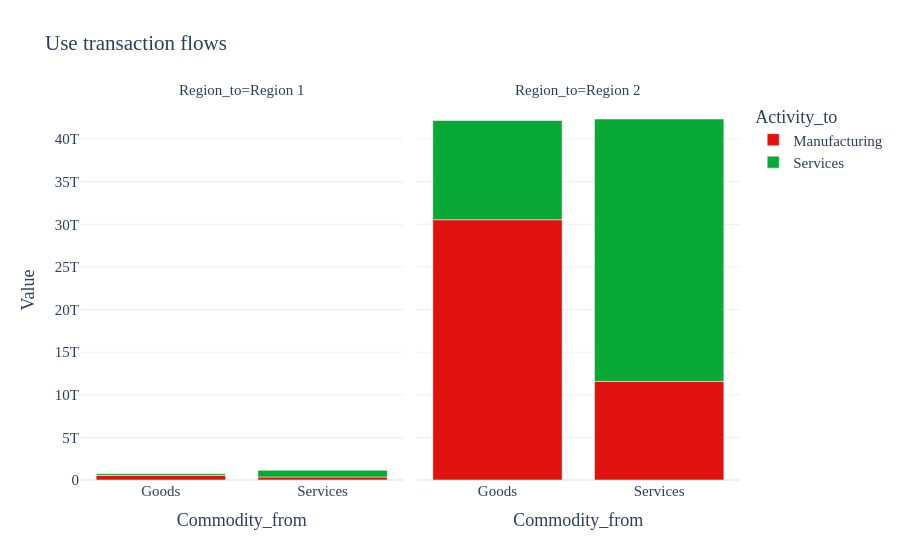

This figure's notebook cell:
### Markdown cell above
## SUT-specific views

The same engine works on split SUT blocks such as `U` and `S`, so you can plot activity and commodity dimensions directly.

### Code cell
fig = sut.plot(
    matrix="U",
    kind="bar",
    preset=None,
    x="Commodity_from",
    color="Activity_to",
    facet_col="Region_to",
    top_n=4,
    auto_open=False,
    path=False,
)
fig

### Figure 1 — Plotly figure (JSON) as saved in the notebook; plotly's stock layout.template omitted (floating-point values rounded to 4 significant figures)
{"data": [{"hovertemplate": "Activity_to=Manufacturing<br>Region_to=Region 1<br>Commodity_from=%{x}<br>Value=%{y}<extra></extra>", "legendgroup": "Manufacturing", "marker": {"color": "#e0120f", "pattern": {"shape": ""}}, "name": "Manufacturing", "orientation": "v", "showlegend": true, "textposition": "auto", "type": "bar", "x": ["Goods", "Services"], "xaxis": "x", "y": [525800000000.0, 352300000000.0], "yaxis": "y"}, {"hovertemplate": "Activity_to=Manufacturing<br>Region_to=Region 2<br>Commodity_from=%{x}<br>Value=%{y}<extra></extra>", "legendgroup": "Manufacturing", "marker": {"color": "#e0120f", "pattern": {"shape": ""}}, "name": "Manufacturing", "orientation": "v", "showlegend": false, "textposition": "auto", "type": "bar", "x": ["Goods", "Services"], "xaxis": "x2", "y": [30540000000000.0, 11560000000000.0], "yaxis": "y2"}, {"hovertemplate": "Activity_to=Services<br>Region_to=Region 1<br>Commodity_from=%{x}<br>Value=%{y}<extra></extra>", "legendgroup": "Services", "marker": {"color": "#08a936", "pattern": {"shape": ""}}, "name": "Services", "orientation": "v", "showlegend": true, "textposition": "auto", "type": "bar", "x": ["Goods", "Services"], "xaxis": "x", "y": [206800000000.0, 783600000000.0], "yaxis": "y"}, {"hovertemplate": "Activity_to=Services<br>Region_to=Region 2<br>Commodity_from=%{x}<br>Value=%{y}<extra></extra>", "legendgroup": "Services", "marker": {"color": "#08a936", "pattern": {"shape": ""}}, "name": "Services", "orientation": "v", "showlegend": false, "textposition": "auto", "type": "bar", "x": ["Goods", "Services"], "xaxis": "x2", "y": [11640000000000.0, 30790000000000.0], "yaxis": "y2"}], "layout": {"annotations": [{"font": {}, "showarrow": false, "text": "Region_to=Region 1", "x": 0.245, "xanchor": "center", "xref": "paper", "y": 1, "yanchor": "bottom", "yref": "paper"}, {"font": {}, "showarrow": false, "text": "Region_to=Region 2", "x": 0.755, "xanchor": "center", "xref": "paper", "y": 1, "yanchor": "bottom", "yref": "paper"}], "barmode": "relative", "font": {"family": "Verdana", "size": 15}, "legend": {"title": {"text": "Activity_to"}, "tracegroupgap": 0}, "title": {"text": "Use transaction flows"}, "xaxis": {"anchor": "y", "domain": [0, 0.49], "title": {"text": "Commodity_from"}}, "xaxis2": {"anchor": "y2", "domain": [0.51, 1], "matches": "x", "title": {"text": "Commodity_from"}}, "yaxis": {"anchor": "x", "domain": [0, 1], "title": {"text": "Value"}}, "yaxis2": {"anchor": "x2", "domain": [0, 1], "matches": "y", "showticklabels": false}}}
